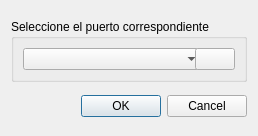
<?xml version="1.0" encoding="UTF-8"?>
<ui version="4.0">
 <class>Dialog_Conexion</class>
 <widget class="QDialog" name="Dialog_Conexion">
  <property name="geometry">
   <rect>
    <x>0</x>
    <y>0</y>
    <width>258</width>
    <height>136</height>
   </rect>
  </property>
  <property name="minimumSize">
   <size>
    <width>258</width>
    <height>136</height>
   </size>
  </property>
  <property name="maximumSize">
   <size>
    <width>258</width>
    <height>136</height>
   </size>
  </property>
  <property name="windowTitle">
   <string>Conexión con unidad central</string>
  </property>
  <layout class="QVBoxLayout" name="verticalLayout">
   <item>
    <spacer name="verticalSpacer">
     <property name="orientation">
      <enum>Qt::Vertical</enum>
     </property>
     <property name="sizeHint" stdset="0">
      <size>
       <width>20</width>
       <height>40</height>
      </size>
     </property>
    </spacer>
   </item>
   <item>
    <widget class="QGroupBox" name="groupBox">
     <property name="title">
      <string>Seleccione el puerto correspondiente</string>
     </property>
     <layout class="QHBoxLayout" name="horizontalLayout">
      <item>
       <widget class="QComboBox" name="comboBoxPuerto">
        <property name="minimumSize">
         <size>
          <width>180</width>
          <height>0</height>
         </size>
        </property>
       </widget>
      </item>
      <item>
       <widget class="QPushButton" name="pushButtonActualizar">
        <property name="text">
         <string/>
        </property>
        <property name="icon">
         <iconset resource="recurso.qrc">
          <normaloff>:/Icons/Actualizar.png</normaloff>:/Icons/Actualizar.png</iconset>
        </property>
       </widget>
      </item>
     </layout>
    </widget>
   </item>
   <item>
    <spacer name="verticalSpacer_3">
     <property name="orientation">
      <enum>Qt::Vertical</enum>
     </property>
     <property name="sizeHint" stdset="0">
      <size>
       <width>20</width>
       <height>40</height>
      </size>
     </property>
    </spacer>
   </item>
   <item>
    <widget class="QDialogButtonBox" name="buttonBox">
     <property name="orientation">
      <enum>Qt::Horizontal</enum>
     </property>
     <property name="standardButtons">
      <set>QDialogButtonBox::Cancel|QDialogButtonBox::Ok</set>
     </property>
    </widget>
   </item>
   <item>
    <spacer name="verticalSpacer_2">
     <property name="orientation">
      <enum>Qt::Vertical</enum>
     </property>
     <property name="sizeHint" stdset="0">
      <size>
       <width>20</width>
       <height>40</height>
      </size>
     </property>
    </spacer>
   </item>
  </layout>
 </widget>
 <resources>
  <include location="recurso.qrc"/>
 </resources>
 <connections>
  <connection>
   <sender>buttonBox</sender>
   <signal>accepted()</signal>
   <receiver>Dialog_Conexion</receiver>
   <slot>accept()</slot>
   <hints>
    <hint type="sourcelabel">
     <x>248</x>
     <y>254</y>
    </hint>
    <hint type="destinationlabel">
     <x>157</x>
     <y>274</y>
    </hint>
   </hints>
  </connection>
  <connection>
   <sender>buttonBox</sender>
   <signal>rejected()</signal>
   <receiver>Dialog_Conexion</receiver>
   <slot>reject()</slot>
   <hints>
    <hint type="sourcelabel">
     <x>316</x>
     <y>260</y>
    </hint>
    <hint type="destinationlabel">
     <x>286</x>
     <y>274</y>
    </hint>
   </hints>
  </connection>
 </connections>
</ui>
